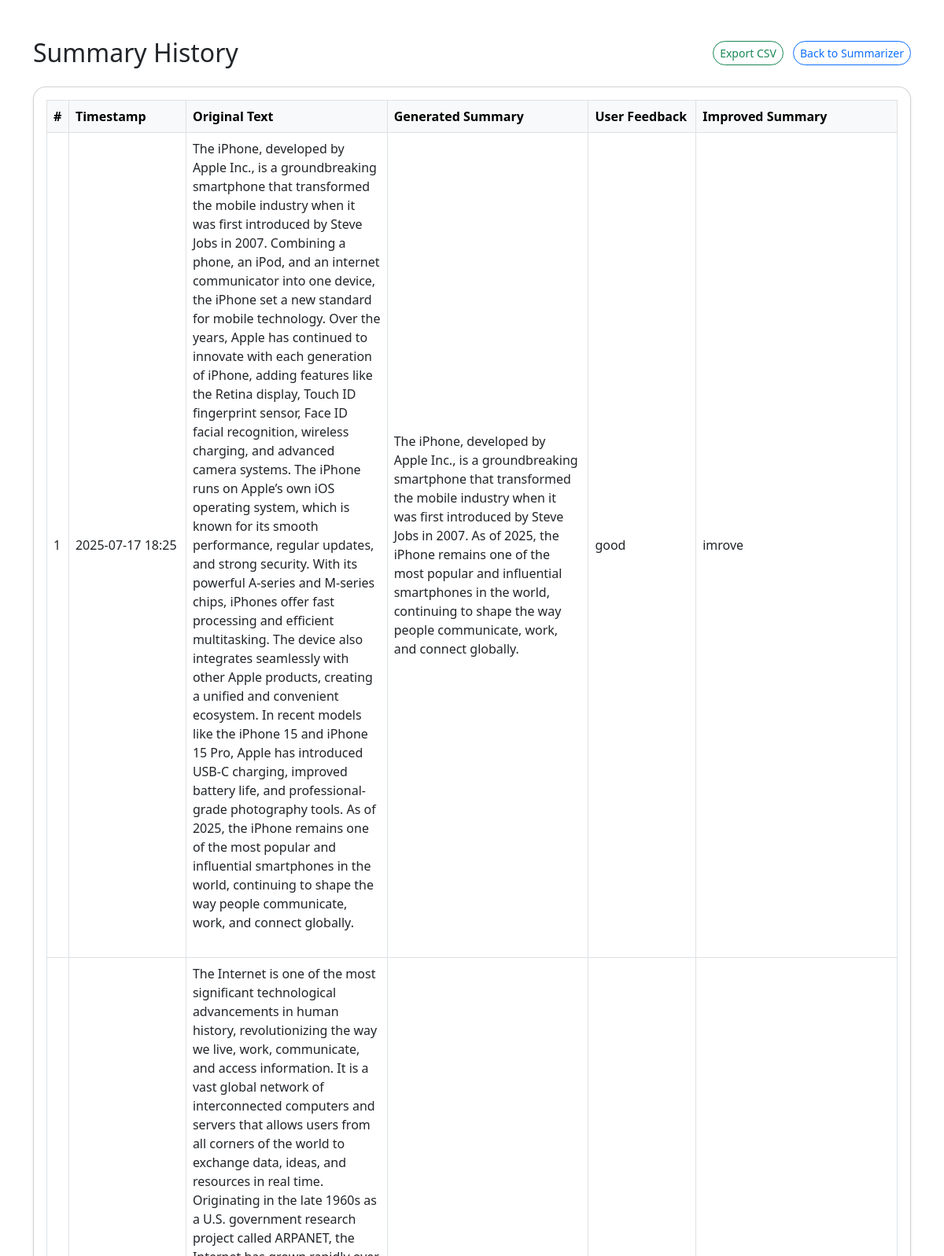
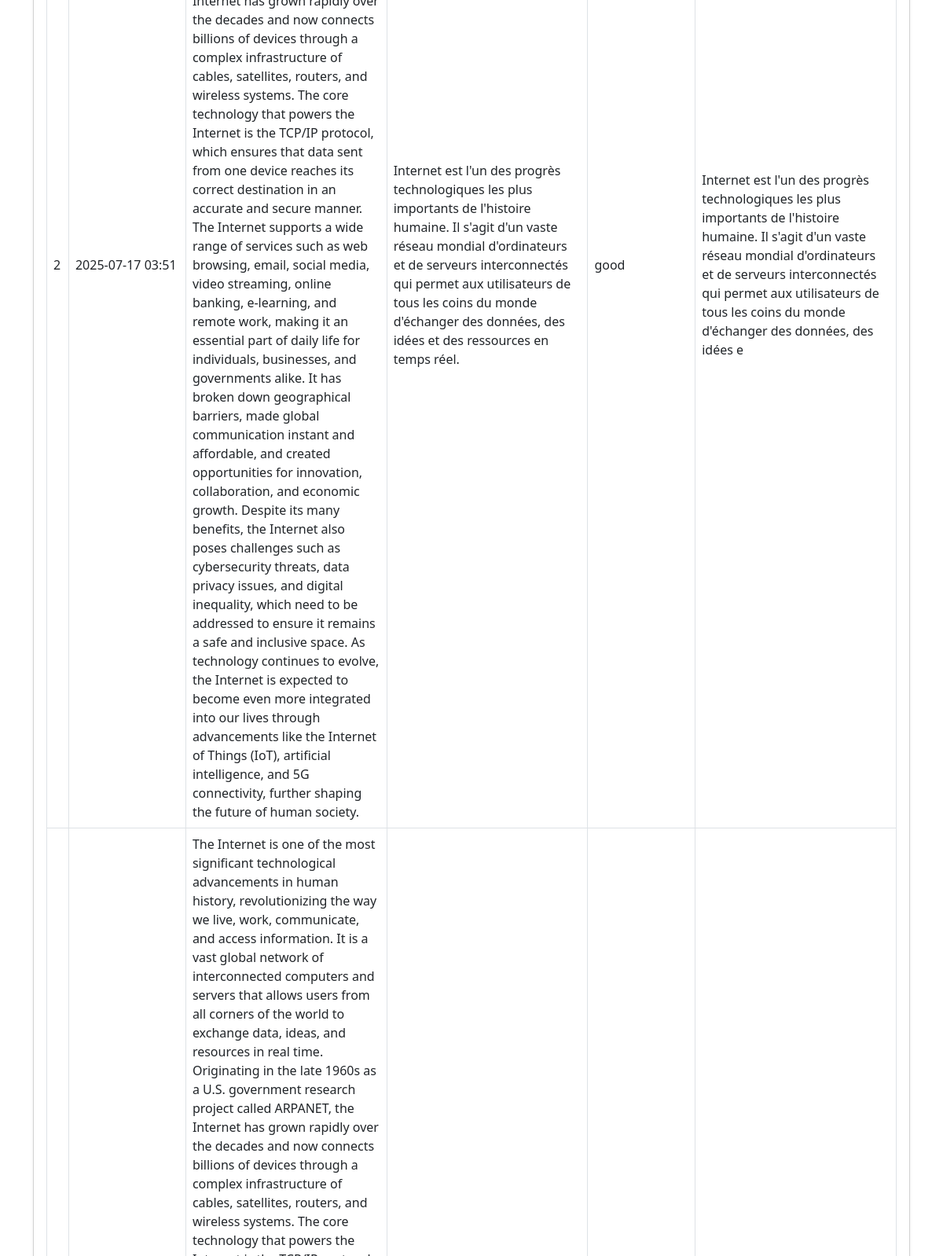
The app's page /history (upper part) with its own data (2 pictures, top to bottom).
### app.py (models this page shows)
class Summary(db.Model):
    id = db.Column(db.Integer, primary_key=True)
    original_text = db.Column(db.Text, nullable=False)
    generated_summary = db.Column(db.Text, nullable=False)
    user_feedback = db.Column(db.String(20))
    improved_summary = db.Column(db.Text)
    timestamp = db.Column(db.DateTime, default=datetime.utcnow)

### app.py (the view)
@app.route('/history')
def history():
    all_summaries = Summary.query.order_by(Summary.timestamp.desc()).all()
    summaries_dict = [summary_to_dict(entry) for entry in all_summaries]
    return render_template('history.html', summaries=all_summaries, summaries_json=summaries_dict)

### app.py (called while the page is built)
def summary_to_dict(entry):
    return {
        "id": entry.id,
        "timestamp": entry.timestamp.strftime('%Y-%m-%d %H:%M'),
        "original_text": entry.original_text,
        "generated_summary": entry.generated_summary,
        "user_feedback": entry.user_feedback,
        "improved_summary": entry.improved_summary,
    }

### templates/history.html (shortened to what this page needs)
<!DOCTYPE html>
<html lang="en">
<head>
    <link href="https://cdn.jsdelivr.net/npm/bootstrap@5.3.0/dist/css/bootstrap.min.css" rel="stylesheet">
</head>
<body>
    <div class="container py-5">
        <div class="d-flex justify-content-between align-items-center mb-4">
            <h2 class="mb-0">Summary History</h2>
            <div>
                <a href="/export" class="btn btn-outline-success btn-sm rounded-4 me-2">Export CSV</a>
                <a href="/" class="btn btn-outline-primary btn-sm rounded-4">Back to Summarizer</a>
            </div>
        </div>
        <div class="card shadow-sm rounded-4">
            <div class="card-body">
                <div class="table-responsive">
                    <table class="table table-bordered table-hover align-middle mb-0">
                        <thead class="table-light">
                            <tr>
                                <th scope="col">#</th>
                                <th scope="col">Timestamp</th>
                                <th scope="col">Original Text</th>
                                <th scope="col">Generated Summary</th>
                                <th scope="col">User Feedback</th>
                                <th scope="col">Improved Summary</th>
                            </tr>
                        </thead>
                        <tbody>
                            {% for entry in summaries %}
                            <tr>
                                <td>{{ loop.index }}</td>
                                <td>{{ entry.timestamp.strftime('%Y-%m-%d %H:%M') }}</td>
                                <td style="max-width: 250px; white-space: pre-wrap; word-break: break-word;">{{ entry.original_text }}</td>
                                <td style="max-width: 250px; white-space: pre-wrap; word-break: break-word;">{{ entry.generated_summary }}</td>
                                <td>{{ entry.user_feedback }}</td>
                                <td style="max-width: 250px; white-space: pre-wrap; word-break: break-word;">{{ entry.improved_summary }}</td>
                            </tr>
                            {% else %}
                            <tr><td colspan="6" class="text-center">No history found.</td></tr>
                            {% endfor %}
                        </tbody>
                    </table>
                </div>
            </div>
        </div>
    </div>
</body>
</html>

### records on screen
Summary: timestamp "2025-07-17 18:25", original_text "The iPhone, developed by Apple Inc., is a groundbreaking smartphone that transformed the mobile industry when it was first introduced by Steve Jobs in 2007. Combining a phone, an iPod, and an internet communicator into one device, the iPhone set a new standard for mobile technology. Over the years, Apple has continued to innovate with each generation of iPhone, adding features like the Retina display, Touch ID fingerprint sensor, Face ID facial recognition, wireless charging, and advanced camera systems. The iPhone runs on Apple’s own iOS operating system, which is known for its smooth performance, regular updates, and strong security. With its powerful A-series and M-series chips, iPhones…", generated_summary "The iPhone, developed by Apple Inc., is a groundbreaking smartphone that transformed the mobile industry when it was first introduced by Steve Jobs in 2007. As of 2025, the iPhone remains one of the most popular and influential smartphones in the world, continuing to shape the way people communicate, work, and connect globally.", user_feedback "good", improved_summary "imrove"
Summary: timestamp "2025-07-17 03:51", original_text "The Internet is one of the most significant technological advancements in human history, revolutionizing the way we live, work, communicate, and access information. It is a vast global network of interconnected computers and servers that allows users from all corners of the world to exchange data, ideas, and resources in real time. Originating in the late 1960s as a U.S. government research project called ARPANET, the Internet has grown rapidly over the decades and now connects billions of devices through a complex infrastructure of cables, satellites, routers, and wireless systems. The core technology that powers the Internet is the TCP/IP protocol, which ensures that data sent from one…", generated_summary "Internet est l'un des progrès technologiques les plus importants de l'histoire humaine. Il s'agit d'un vaste réseau mondial d'ordinateurs et de serveurs interconnectés qui permet aux utilisateurs de tous les coins du monde d'échanger des données, des idées et des ressources en temps réel.", user_feedback "good", improved_summary "Internet est l'un des progrès technologiques les plus importants de l'histoire humaine. Il s'agit d'un vaste réseau mondial d'ordinateurs et de serveurs interconnectés qui permet aux utilisateurs de tous les coins du monde d'échanger des données, des idées e"
